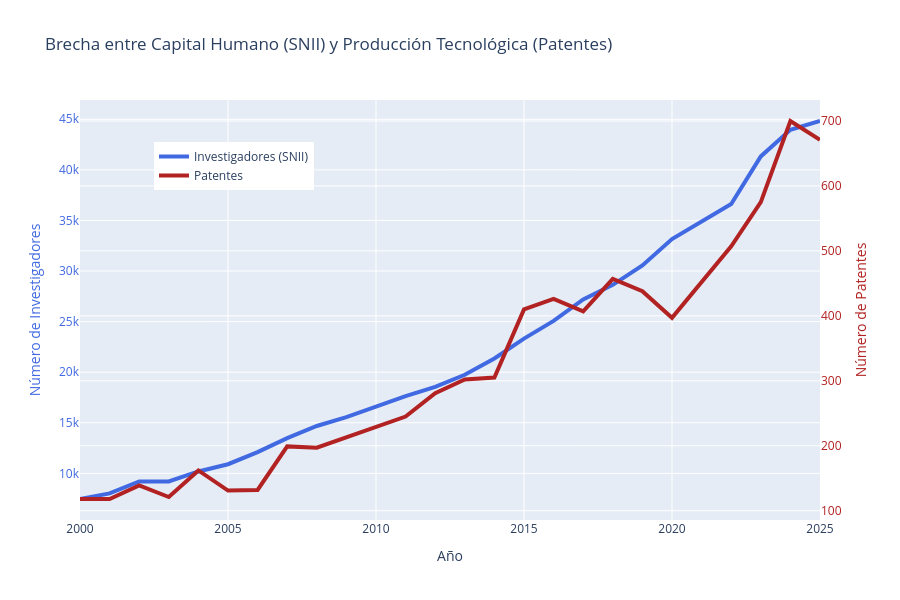

The notebook cell saved with this chart:
### Markdown cell above
Se utilizan patentes concedidas a titulares mexicanos como el indicador más riguroso de innovación nacional, descartando solicitudes para evitar el sesgo de protección industrial extranjera en territorio nacional.

### Code cell
import plotly.graph_objects as go

figura = go.Figure()

figura.add_trace(go.Scatter(
       x=investigadores_y_patentes['Año'], 
       y=investigadores_y_patentes['No_de_investigadores_reconocidos_por_el_snii'],
       name="Investigadores (SNII)",
       line=dict(color='royalblue', width=4)
))

figura.add_trace(go.Scatter(
       x=investigadores_y_patentes['Año'], 
       y=investigadores_y_patentes['no_patentes'],
       name="Patentes",
       yaxis="y2",
       line=dict(color='firebrick', width=4)
))

figura.update_layout(
       title='Brecha entre Capital Humano (SNII) y Producción Tecnológica (Patentes)',
       xaxis=dict(title=dict(text='Año')),
       yaxis=dict(
           title=dict(
               text='Número de Investigadores',
               font=dict(color="royalblue")
           ),
           tickfont=dict(color="royalblue")
       ),
       yaxis2=dict(
           title=dict(
               text='Número de Patentes',
               font=dict(color="firebrick")
           ),
           tickfont=dict(color="firebrick"),
           overlaying='y',
           side='right'
       ),
       legend=dict(x=0.1, y=0.9),
       width=900,
       height=600
)

figura.show()

### Figure 1 — Plotly figure (JSON) as saved in the notebook; plotly's stock layout.template omitted (floating-point values rounded to 4 significant figures)
{"data": [{"line": {"color": "royalblue", "width": 4}, "name": "Investigadores (SNII)", "type": "scatter", "x": [2000, 2001, 2002, 2003, 2004, 2005, 2006, 2007, 2008, 2009, 2010, 2011, 2012, 2013, 2014, 2015, 2016, 2017, 2018, 2019, 2020, 2022, 2023, 2024, 2025], "y": [7466, 8018, 9199, 9199, 10189, 10904, 12096, 13485, 14681, 15565, 16598, 17639, 18555, 19747, 21360, 23316, 25073, 27187, 28633, 30548, 33165, 36624, 41333, 43969, 44831]}, {"line": {"color": "firebrick", "width": 4}, "name": "Patentes", "type": "scatter", "x": [2000, 2001, 2002, 2003, 2004, 2005, 2006, 2007, 2008, 2009, 2010, 2011, 2012, 2013, 2014, 2015, 2016, 2017, 2018, 2019, 2020, 2022, 2023, 2024, 2025], "y": [118, 118, 139, 121, 162, 131, 132, 199, 197, 213, 229, 245, 281, 302, 305, 410, 426, 407, 457, 438, 397, 507, 575, 700, 671], "yaxis": "y2"}], "layout": {"height": 600, "legend": {"x": 0.1, "y": 0.9}, "title": {"text": "Brecha entre Capital Humano (SNII) y Producción Tecnológica (Patentes)"}, "width": 900, "xaxis": {"title": {"text": "Año"}}, "yaxis": {"tickfont": {"color": "royalblue"}, "title": {"font": {"color": "royalblue"}, "text": "Número de Investigadores"}}, "yaxis2": {"overlaying": "y", "side": "right", "tickfont": {"color": "firebrick"}, "title": {"font": {"color": "firebrick"}, "text": "Número de Patentes"}}}}
